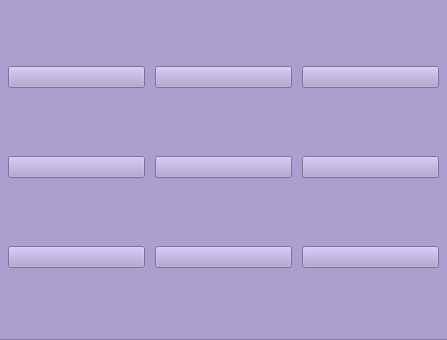
<?xml version="1.0" encoding="UTF-8"?>
<ui version="4.0">
 <class>MenuContains</class>
 <widget class="QWidget" name="MenuContains">
  <property name="geometry">
   <rect>
    <x>0</x>
    <y>0</y>
    <width>447</width>
    <height>340</height>
   </rect>
  </property>
  <property name="windowTitle">
   <string>Form</string>
  </property>
  <widget class="QFrame" name="frame">
   <property name="geometry">
    <rect>
     <x>-1</x>
     <y>-1</y>
     <width>451</width>
     <height>341</height>
    </rect>
   </property>
   <property name="styleSheet">
    <string notr="true">background-color: rgb(171, 159, 208);</string>
   </property>
   <property name="frameShape">
    <enum>QFrame::StyledPanel</enum>
   </property>
   <property name="frameShadow">
    <enum>QFrame::Raised</enum>
   </property>
   <widget class="QWidget" name="gridLayoutWidget">
    <property name="geometry">
     <rect>
      <x>-1</x>
      <y>-1</y>
      <width>451</width>
      <height>341</height>
     </rect>
    </property>
    <layout class="QGridLayout" name="gridLayout">
     <property name="leftMargin">
      <number>10</number>
     </property>
     <property name="topMargin">
      <number>10</number>
     </property>
     <property name="rightMargin">
      <number>10</number>
     </property>
     <property name="bottomMargin">
      <number>10</number>
     </property>
     <property name="spacing">
      <number>10</number>
     </property>
     <item row="2" column="0">
      <widget class="QPushButton" name="pushButton_3">
       <property name="text">
        <string/>
       </property>
       <property name="icon">
        <iconset>
         <normaloff>../../assets/Iconos/promociones.svg</normaloff>../../assets/Iconos/promociones.svg</iconset>
       </property>
       <property name="iconSize">
        <size>
         <width>84</width>
         <height>84</height>
        </size>
       </property>
      </widget>
     </item>
     <item row="0" column="0">
      <widget class="QPushButton" name="pushButton_9">
       <property name="text">
        <string/>
       </property>
       <property name="icon">
        <iconset>
         <normaloff>../../assets/Iconos/inicio.svg</normaloff>../../assets/Iconos/inicio.svg</iconset>
       </property>
       <property name="iconSize">
        <size>
         <width>84</width>
         <height>84</height>
        </size>
       </property>
      </widget>
     </item>
     <item row="2" column="3">
      <widget class="QPushButton" name="pushButton_8">
       <property name="text">
        <string/>
       </property>
       <property name="icon">
        <iconset>
         <normaloff>../../assets/Iconos/cerrarSesion.svg</normaloff>../../assets/Iconos/cerrarSesion.svg</iconset>
       </property>
       <property name="iconSize">
        <size>
         <width>84</width>
         <height>84</height>
        </size>
       </property>
      </widget>
     </item>
     <item row="0" column="3">
      <widget class="QPushButton" name="pushButton_5">
       <property name="text">
        <string/>
       </property>
       <property name="icon">
        <iconset>
         <normaloff>../../assets/Iconos/provedoores.svg</normaloff>../../assets/Iconos/provedoores.svg</iconset>
       </property>
       <property name="iconSize">
        <size>
         <width>84</width>
         <height>84</height>
        </size>
       </property>
      </widget>
     </item>
     <item row="0" column="2">
      <widget class="QPushButton" name="pushButton_4">
       <property name="text">
        <string/>
       </property>
       <property name="icon">
        <iconset>
         <normaloff>../../assets/Iconos/clientes.svg</normaloff>../../assets/Iconos/clientes.svg</iconset>
       </property>
       <property name="iconSize">
        <size>
         <width>84</width>
         <height>84</height>
        </size>
       </property>
      </widget>
     </item>
     <item row="1" column="0">
      <widget class="QPushButton" name="pushButton_2">
       <property name="text">
        <string/>
       </property>
       <property name="icon">
        <iconset>
         <normaloff>../../assets/Iconos/ventas.svg</normaloff>../../assets/Iconos/ventas.svg</iconset>
       </property>
       <property name="iconSize">
        <size>
         <width>84</width>
         <height>84</height>
        </size>
       </property>
      </widget>
     </item>
     <item row="1" column="2">
      <widget class="QPushButton" name="pushButton_6">
       <property name="text">
        <string/>
       </property>
       <property name="icon">
        <iconset>
         <normaloff>../../assets/Iconos/productos.svg</normaloff>../../assets/Iconos/productos.svg</iconset>
       </property>
       <property name="iconSize">
        <size>
         <width>84</width>
         <height>84</height>
        </size>
       </property>
      </widget>
     </item>
     <item row="1" column="3">
      <widget class="QPushButton" name="pushButton_7">
       <property name="text">
        <string/>
       </property>
       <property name="icon">
        <iconset>
         <normaloff>../../assets/Iconos/recetas.png</normaloff>../../assets/Iconos/recetas.png</iconset>
       </property>
       <property name="iconSize">
        <size>
         <width>84</width>
         <height>84</height>
        </size>
       </property>
      </widget>
     </item>
     <item row="2" column="2">
      <widget class="QPushButton" name="pushButton">
       <property name="sizePolicy">
        <sizepolicy hsizetype="Preferred" vsizetype="Preferred">
         <horstretch>0</horstretch>
         <verstretch>0</verstretch>
        </sizepolicy>
       </property>
       <property name="text">
        <string/>
       </property>
       <property name="icon">
        <iconset>
         <normaloff>../../assets/Iconos/empleados.svg</normaloff>../../assets/Iconos/empleados.svg</iconset>
       </property>
       <property name="iconSize">
        <size>
         <width>84</width>
         <height>84</height>
        </size>
       </property>
      </widget>
     </item>
    </layout>
   </widget>
  </widget>
 </widget>
 <resources/>
 <connections/>
</ui>
